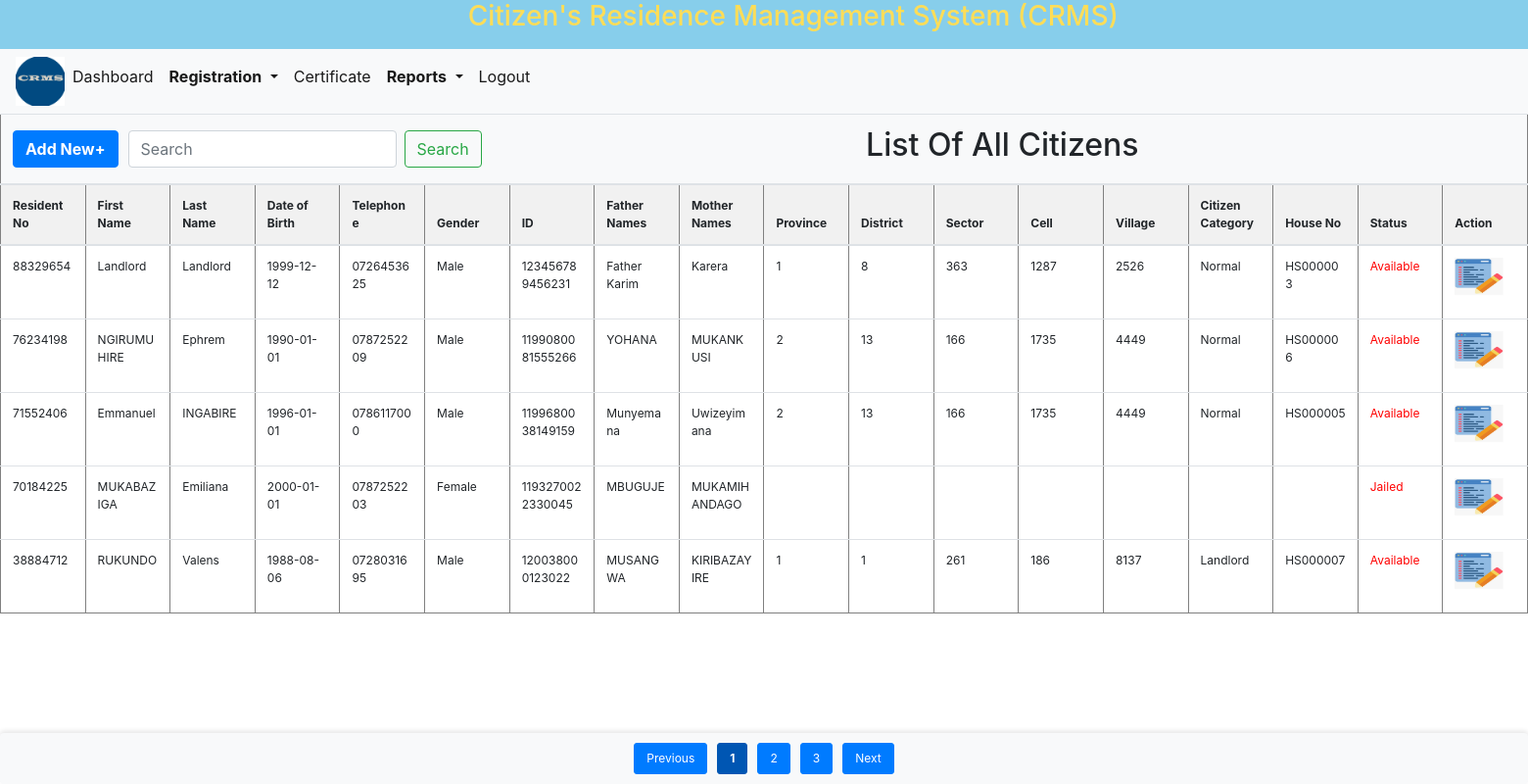
Before: /Report.php (signed in) with the older database file.
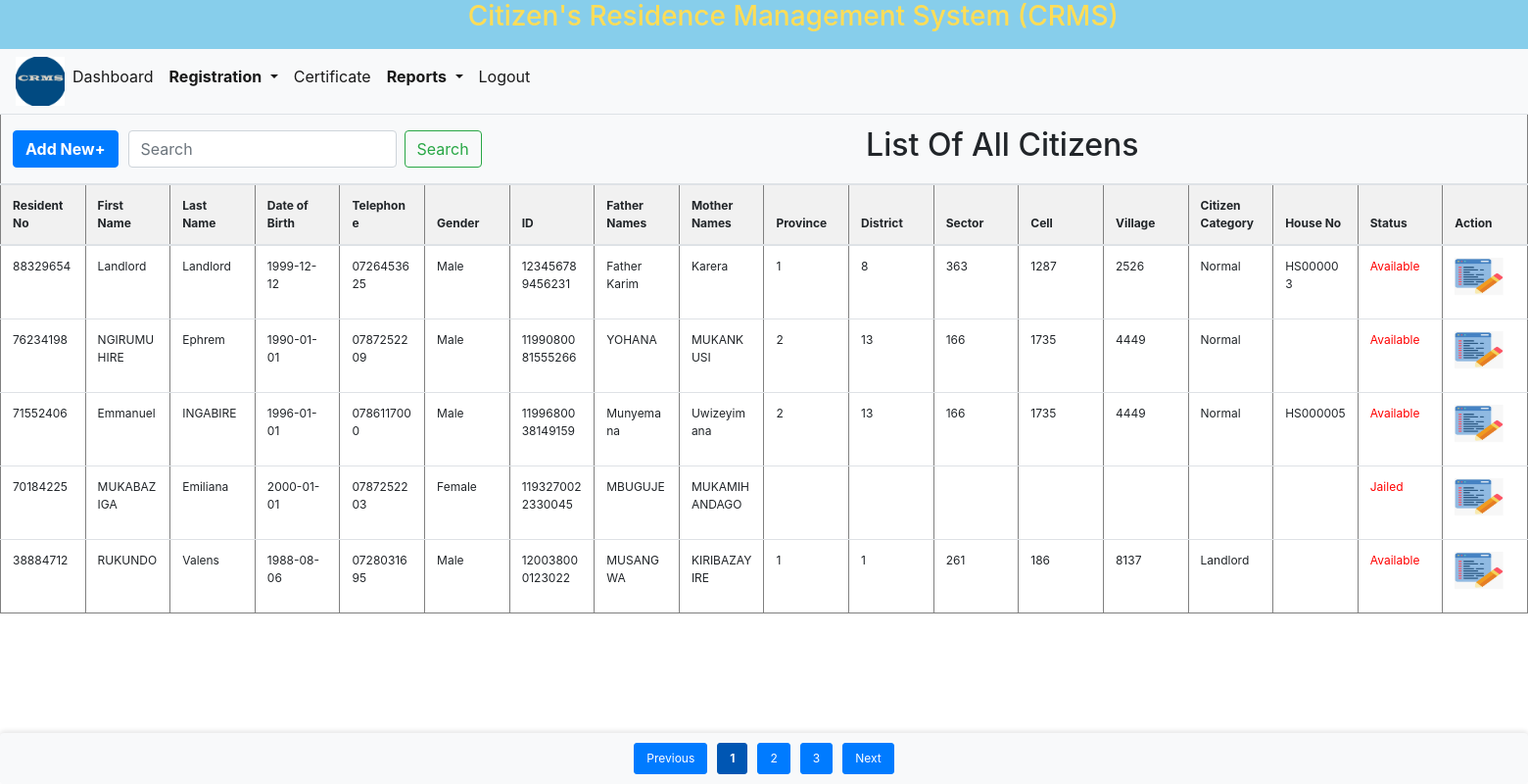
After: the same page with the newer database file.
### tables this page shows
CREATE TABLE `resident` (
  `Identifier` varchar(8) NOT NULL,
  `Firstname` varchar(20) DEFAULT NULL,
  `Lastname` varchar(20) DEFAULT NULL,
  `DoB` date DEFAULT NULL,
  `Telephone` varchar(15) DEFAULT NULL,
  `Gender` varchar(6) DEFAULT NULL,
  `ID` bigint DEFAULT NULL,
  `FatherNames` varchar(20) DEFAULT NULL,
  `MotherNames` varchar(20) DEFAULT NULL,
  `Province` varchar(20) DEFAULT NULL,
  `District` varchar(20) DEFAULT NULL,
  `Sector` varchar(20) DEFAULT NULL,
  `Cell` varchar(20) DEFAULT NULL,
  `Village` varchar(20) DEFAULT NULL,
  `Citizen_Category` varchar(20) DEFAULT NULL,
  `HouseNo` varchar(30) DEFAULT NULL,
  `Password` varchar(255) DEFAULT '',
  `Status` varchar(9) DEFAULT NULL,
  `RegDate` datetime DEFAULT CURRENT_TIMESTAMP,
  PRIMARY KEY (`Identifier`),
  UNIQUE KEY `Telephone` (`Telephone`),
  UNIQUE KEY `ID` (`ID`)
);

### Report.php (the view, shortened to what this page needs)
<!DOCTYPE html>
<html lang="en">
<head>
    <link rel="stylesheet" href="bootstrap/bootstrap.css">
    <link rel="stylesheet" href="css/style.css">
</head>
<body>
<?php include 'header.php'; ?>
<?php
$conn = new mysqli('localhost', 'super', '', 'crms');
$records_per_page = 5;
$page = isset($_GET['page']) ? (int)$_GET['page'] : 1;
$offset = ($page - 1) * $records_per_page;
$search_query = isset($_GET['search']) ? $conn->real_escape_string($_GET['search']) : '';
$sql = "SELECT Identifier, Firstname, Lastname, DoB, Telephone, Gender, ID, FatherNames, MotherNames, Province, District, Sector, Cell, Village, citizen_category, HouseNo, Status
        FROM resident
        WHERE CONCAT_WS(' ', Firstname, Lastname, DoB, Telephone, Gender, ID, FatherNames, MotherNames, Province, District, Sector, Cell, Village, citizen_category, HouseNo, Status) LIKE ?
        ORDER BY Identifier DESC
        LIMIT ? OFFSET ?";
$stmt = $conn->prepare($sql);
$search_param = "%$search_query%";
$stmt->bind_param("sii", $search_param, $records_per_page, $offset);
$stmt->execute();
$result = $stmt->get_result();
$total_sql = "SELECT COUNT(*) as total FROM resident WHERE CONCAT_WS(' ', Firstname, Lastname, ID, FatherNames, MotherNames, Province, District, Sector, Cell, Village, citizen_category, HouseNo, Status) LIKE ?";
$total_stmt = $conn->prepare($total_sql);
$total_stmt->bind_param("s", $search_param);
$total_stmt->execute();
$total_result = $total_stmt->get_result();
$total_row = $total_result->fetch_assoc();
$total_records = $total_row['total'];
$total_pages = ceil($total_records / $records_per_page);
if ($result->num_rows > 0) {
    echo "<div class='table-container'>";
    echo "<table border='1' class='table table-striped'>";
    echo "<thead>";
    echo "<tr>
            <th colspan='18' style='background-color: #f8f9fa; text-align: left;'>
                <div style='display: flex; align-items: center;'>
                    <div style='margin-right: 10px;'>
                        <a class='small' href='addResident.php'>
                            <button class='btn btn-primary'><b>Add New+</b></button>
                        </a>
                    </div>
                    <div style='margin-right: 8px;'>
                        <form class='form-inline my-2 my-lg-0' method='GET' action=''>
                            <input class='form-control mr-sm-2' type='search' name='search' placeholder='Search' value='" . htmlspecialchars($search_query) . "'>
                            <button class='btn btn-outline-success my-2 my-sm-0' type='submit'>Search</button>
                        </form>
                    </div>
                    <div style='flex: 1; text-align: center; font-size: 18px;'>
                        <h2 class='text-center'>List Of All Citizens</h2>
                    </div>
                </div>
            </th>
          </tr>";
    echo "<tr>
            <th>Resident No</th>
            <th>First Name</th>
            <th>Last Name</th>
            <th>Date of Birth</th>
            <th>Telephone</th>
            <th>Gender</th>
            <th>ID</th>
            <th>Father Names</th>
            <th>Mother Names</th>
            <th>Province</th>
            <th>District</th>
            <th>Sector</th>
            <th>Cell</th>
            <th>Village</th>
            <th>Citizen Category</th>
            <th>House No</th>
            <th>Status</th>
            <th>Action</th>
          </tr>";
    echo "</thead>";
    echo "<tbody>";
    while ($row = $result->fetch_assoc()) {
        echo "<tr>
                <td>" . htmlspecialchars($row["Identifier"]) . "</td>
                <td>" . htmlspecialchars($row["Firstname"]) . "</td>
                <td>" . htmlspecialchars($row["Lastname"]) . "</td>
                <td>" . htmlspecialchars($row["DoB"]) . "</td>
                <td>" . htmlspecialchars($row["Telephone"]) . "</td>
                <td>" . htmlspecialchars($row["Gender"]) . "</td>
                <td>" . htmlspecialchars($row["ID"]) . "</td>
                <td>" . htmlspecialchars($row["FatherNames"]) . "</td>
                <td>" . htmlspecialchars($row["MotherNames"]) . "</td>
                <td>" . htmlspecialchars($row["Province"]) . "</td>
                <td>" . htmlspecialchars($row["District"]) . "</td>
                <td>" . htmlspecialchars($row["Sector"]) . "</td>
                <td>" . htmlspecialchars($row["Cell"]) . "</td>
                <td>" . htmlspecialchars($row["Village"]) . "</td>
                <td>" . htmlspecialchars($row["citizen_category"]) . "</td>
                <td>" . htmlspecialchars($row["HouseNo"]) . "</td>
                <td style='color: red;'>" . htmlspecialchars($row["Status"]) . "</td>
                <td><a href='updateResident.php?identifier=" . htmlspecialchars($row["Identifier"]) . "' style='color: red;'>
                    <img src='images/edit.jpg' width='50px' height='50px'></a>
                </td>
              </tr>";
    }
    echo "</tbody>";
    echo "</table>";
    echo "<div class='pagination'>";
    if ($page > 1) {
        echo "<a href='?page=" . ($page - 1) . "&search=" . urlencode($search_query) . "'>Previous</a>";
    } else {
        echo "<span class='disabled'>Previous</span>";
    }
    for ($i = 1; $i <= $total_pages; $i++) {
        if ($i == $page) {
            echo "<span class='current'>$i</span>";
        } else {
            echo "<a href='?page=$i&search=" . urlencode($search_query) . "'>$i</a>";
        }
    }
    if ($page < $total_pages) {
        echo "<a href='?page=" . ($page + 1) . "&search=" . urlencode($search_query) . "'>Next</a>";
    } else {
        echo "<span class='disabled'>Next</span>";
    }
    echo "</div>";
} else {
    echo "<div>No results found for the search query.</div>";
}
?>
</body>
</html>

### header.php (shortened to what this page needs)
<div class="row" style="background:skyblue; height:50px; width:2000px; text-align: center; .header h3:hover {
            color: #ffdd57;">
    <div class="pageheader" style="text-align:center;">
        <h3>&nbsp &nbsp &nbsp &nbsp&nbsp &nbsp &nbsp &nbsp &nbsp &nbsp &nbsp &nbsp &nbsp &nbsp &nbsp &nbsp &nbsp
            &nbsp &nbsp &nbsp &nbsp&nbsp &nbsp &nbsp &nbsp &nbsp &nbsp &nbsp &nbsp &nbsp &nbsp &nbsp &nbsp &nbsp
            Citizen's Residence Management System (CRMS)</h3>
    </div>
</div>
<nav class="navbar navbar-expand-lg navbar-light bg-light">
    <div class="collapse navbar-collapse" id="navbarSupportedContent">
        <?php
        if ($_SESSION['role'] == 'Admin') {
            ?>
            <ul class="navbar-nav mr-auto">
                <li>
                    <img src="images/logo.jpg" width="50" height="50" alt="CRMS Logo">
                </li>
                <li class="nav-item active">
                    <a class="nav-link" href="Dashboard.php">Dashboard</a>
                </li>
                <li class="nav-item dropdown active">
                    <a class="nav-link dropdown-toggle" href="#" role="button" data-toggle="dropdown"
                       aria-expanded="false">
                        <b>Registration</b>
                    </a>
                </li>
                <li class="nav-item active">
                    <a class="nav-link enabled" href="certificate.php">Certificate</a>
                </li>
                <li class="nav-item dropdown active">
                    <a class="nav-link dropdown-toggle" href="#" role="button" data-toggle="dropdown"
                       aria-expanded="false">
                        <b>Reports</b>
                    </a>
                </li>
                <li class="nav-item active">
                    <a class="nav-link" href="Logout.php">Logout</a>
                </li>
            </ul>
            <?php
        } else if ($_SESSION['role'] == 'Landlord') { ?>
            <ul class="navbar-nav mr-auto">
                <!-- <li class="nav-item active">
                    <a class="nav-link" href="Homepage.php">Home <span class="sr-only">(current)</span></a>
                </li>-->
                <li>
                    <img src="images/logo.jpg" width="50" height="50" alt="CRMS Logo">
                </li>
                <li class="nav-item active">
                    <a class="nav-link" href="CertificateRequestsView.php">Certificate Requests</a>
                </li>
                <li class="nav-item active">
                    <a class="nav-link" href="myHouses.php">My House</a>
                </li>
                <li class="nav-item active">
                    <a class="nav-link" href="tenants.php">Tenants</a>
                </li>
                <li class="nav-item active">
                    <a class="dropdown-item" href="CitizenNoHouses.php">Non Tenants</a>
                </li>
                <li class="nav-item active">
                    <a class="nav-link" href="Logout.php">Logout</a>
                </li>
            </ul>
            <?php
        } else if ($_SESSION['role'] == 'Prison') { ?>
            <ul class="navbar-nav mr-auto">
                <!-- <li class="nav-item active">
                    <a class="nav-link" href="Homepage.php">Home <span class="sr-only">(current)</span></a>
                </li>-->
                <li>
                    <img src="images/logo.jpg" width="50" height="50" alt="CRMS Logo">
                </li>
                <li class="nav-item active">
                    <a class="nav-link" href="jailed.php">Jailed people</a>
                </li>
                <li class="nav-item active">
                    <a class="nav-link" href="Logout.php">Logout</a>
                </li>
            </ul>
            <?php
        } else if ($_SESSION['role'] == 'Migration') { ?>
            <ul class="navbar-nav mr-auto">
                <!-- <li class="nav-item active">
                    <a class="nav-link" href="Homepage.php">Home <span class="sr-only">(current)</span></a>
                </li>-->
                <li>
                    <img src="images/logo.jpg" width="50" height="50" alt="CRMS Logo">
                </li>
                <li class="nav-item active">
                    <a class="nav-link" href="citizenAbroad.php">Citizen abroad</a>
                </li>
                <li class="nav-item active">
                    <a class="nav-link" href="Logout.php">Logout</a>
                </li>
            </ul>
            <?php
        }
        ?>
    </div>
</nav>

### css/style.css (style rules this page uses)
html, body { height: 100%; margin: 0; padding: 0; }
.pagination { display: flex; justify-content: center; align-items: center; position: fixed; bottom: 0; width: 100%; background-color: #f8f9fa; padding: 10px 0; box-shadow: 0 -2px 5px rgba(0, 0, 0, 0.1); z-index: 1000; }
.pagination a, .pagination span { margin: 0 5px; text-decoration: none; padding: 5px 10px; color: #fff; background-color: #007bff; border: 1px solid #007bff; border-radius: 3px; }
.pagination span.current { background-color: #0056b3; border-color: #0056b3; }
h3 { color:Black; }
.row { width: 1200; }

### Report.php (style rules this page uses)
table { table-layout: fixed; width: 100%; font-size: 12px; }
th, td { padding: 5px 8px; word-wrap: break-word; text-align: left; }
th { background-color: #f1f1f1; font-weight: bold; }
td { background-color: #ffffff; }
.pagination a, .pagination span { font-size: 12px; padding: 6px 12px; }
.pagination { margin-top: 15px; }
.table-container { overflow-x: auto; }
.pagination a { text-decoration: none; }
.pagination .current { font-weight: bold; }

Changed rows visible on the page:
changed resident "NGIRUMUHIRE": HouseNo "HS000006" → (not shown)
changed resident "RUKUNDO": HouseNo "HS000007" → (not shown)
